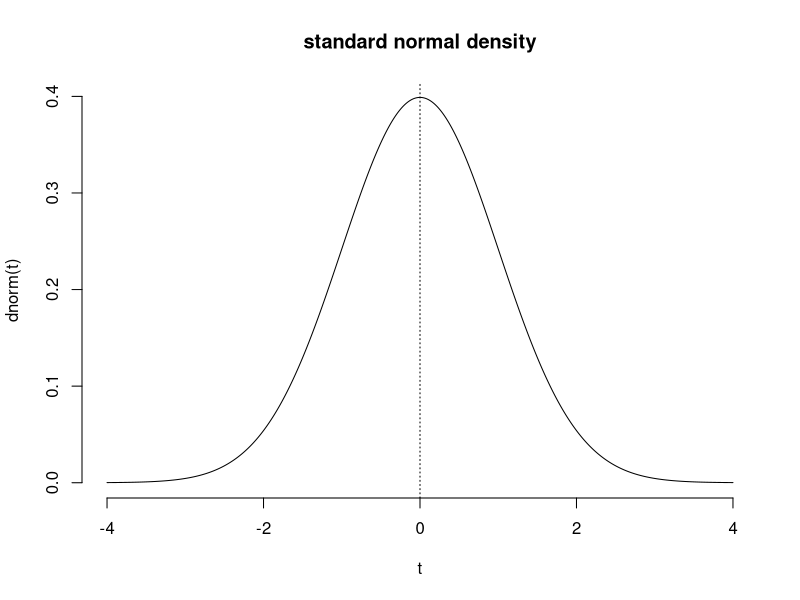
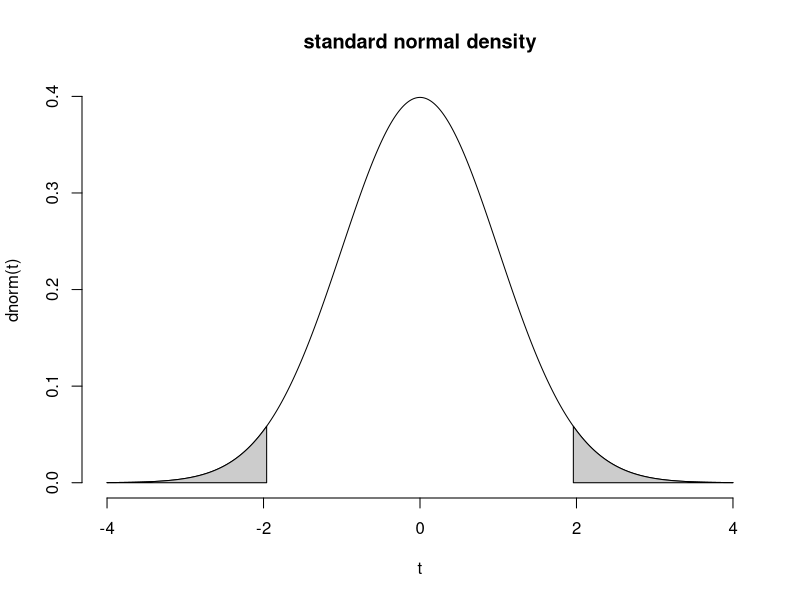
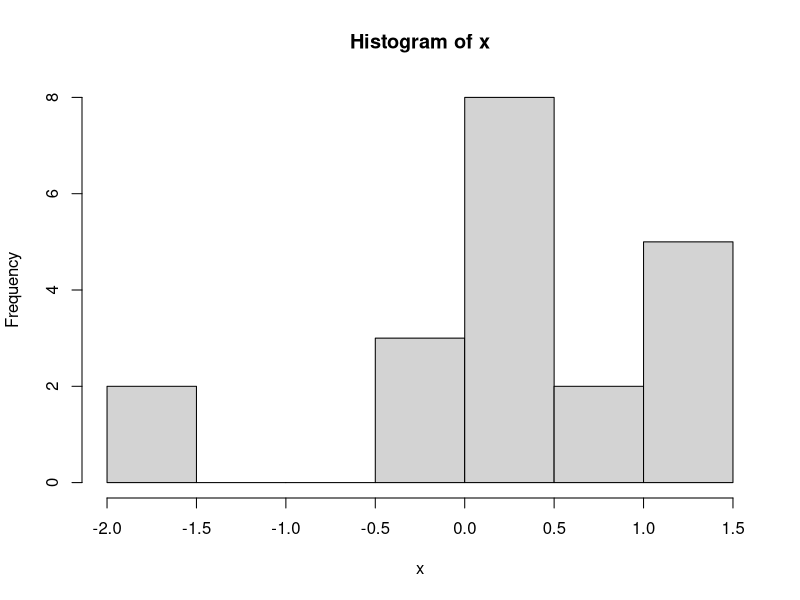
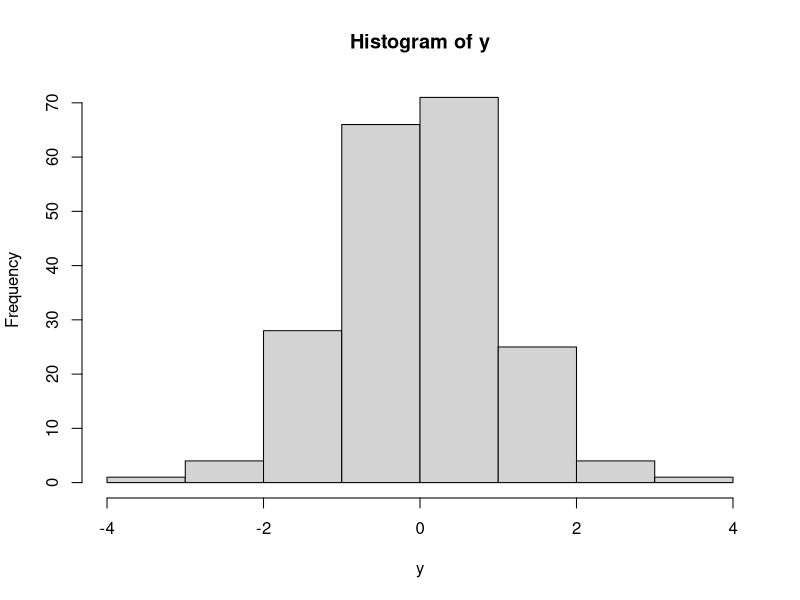
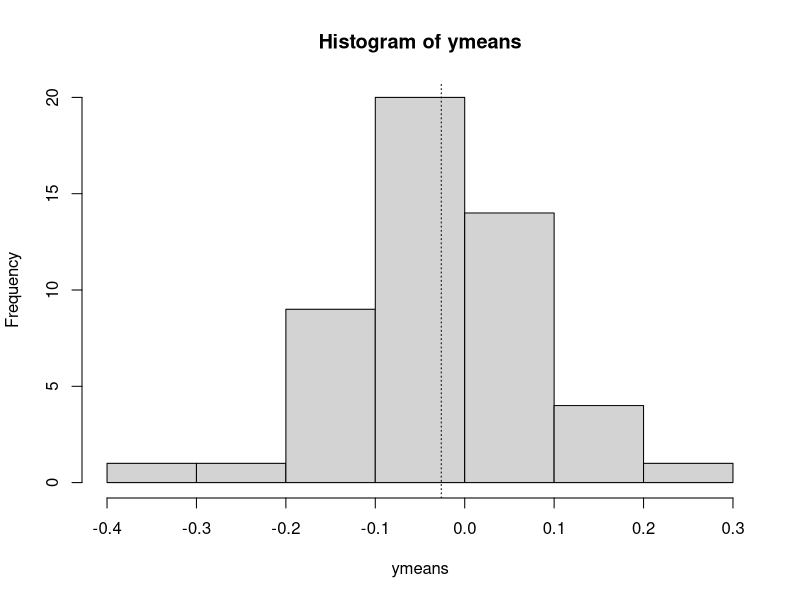

Write the R code that produced these figures, in order. (Note: this script raises an error after producing the figures.)
## ----normal-density-raw---------------------------------------------------------------------------------
# draw the standard normal distribution function, with some annotations
t = seq(-4, 4, length.out=1001)
plot( x=t, y=dnorm(t), bty='n', type='line', main="standard normal density")

abline(v=0, lty=3)


## ----normal-sample-example------------------------------------------------------------------------------
# sample 20 numbers from a standard normal distribution:
x = rnorm(20)

# observe your sample:
print( round(x, 2))



## ----annotated-density-tails----------------------------------------------------------------------------
# plot the standard normal density function with some annotations
plot( x=t, y=dnorm(t), bty='n', type='l', main="standard normal density")

# annotate the density function with the 5% probability mass tails
polygon(x=c(t[t<=qnorm(0.025)], qnorm(0.025), min(t)), y=c(dnorm(t[t<=qnorm(0.025)]), 0, 0), col=grey(0.8))

polygon(x=c(t[t>=qnorm(0.975)], max(t), qnorm(0.975)), y=c(dnorm(t[t>=qnorm(0.975)]), 0, 0), col=grey(0.8))


## ----normal-histogram-----------------------------------------------------------------------------------
# show the histogram of x
hist( x )

## ----normal-histogram-more-data-------------------------------------------------------------------------
# sample 200 numbers from a standard normal
y = rnorm( 200 )

# show the histogram of y
hist( y )

## ----sample-function------------------------------------------------------------------------------------
# take a sample of 20 numbers from x (without replacement)
y2 = sample( y, size=20, replace=FALSE )
print( round(y2, 2) )
x2 = sample( x, replace=FALSE )

# take a sample of 20 numbers from x (with replacement)
x3 = sample( x, replace=TRUE )

# calculate the means of x, x2, and x3
mean(x)
mean( x2 )
mean( x3 )

## ----mean-median----------------------------------------------------------------------------------------
# calculate the mean and median of x. They aren't exactly zero in the sample.
mean( x )
median( x )

## ----subsampe-expectation-------------------------------------------------------------------------------
# subsample x 50 times with replacement, and store the mean of each
mean(y)
mean( y2 )

ymeans = numeric( 50 )
for (i in 1:50) {
  ymeans[[ i ]] = mean( sample(y, 50, replace=TRUE ))
}

print( round(ymeans, 2))
# print the results and the mean of the means


# shoe the histogram of sample means, with an annotation at the expectation
hist( ymeans )
abline(v=mean(y), lty=3)

## ----sd-example-----------------------------------------------------------------------------------------
# calculate the standard deviation of the barnacles per unit area
sd( barnacles$per_m  )
mean( barnacles$per_m )
hist( barnacles$per_m )

# calculate the variance of the body motion for mice who got the medium dose of THC:
sqrt( var( mice_pot$percent_of_act[ mice_pot$group == 1] ) )
sd( mice_pot$percent_of_act[ mice_pot$group == 1] )

## ----normal-densities-----------------------------------------------------------------------------------
# plot several Normal distributions with different means and sds:
yy = c(0, 1.5)
plot(x=t, y=dnorm(t, mean=0, sd=1), bty='n', type='l', main="some Normal distributions", ylab='density', ylim=yy)
par( new=TRUE )
plot(x=t, y=dnorm(t, mean=-1.5, sd=0.6), bty='n', type='l', xaxt='n', yaxt='n', xlab='', ylab='', lty=2, ylim=yy, col=2)
par( new=TRUE )
plot(x=t, y=dnorm(t, mean=02, sd=1.5), bty='n', type='l', xaxt='n', yaxt='n', xlab='', ylab='', lty=3, ylim=yy, col=3)
par( new=TRUE )
plot(x=t, y=dnorm(t, mean=0.5, sd=0.3), bty='n', type='l', xaxt='n', yaxt='n', xlab='', ylab='', lty=4, ylim=yy, col=4)


## -------------------------------------------------------------------------------------------------------
# demonstrate quantiles of the standard normal distribution
dnorm(0)
round( rnorm( 10, mean=4, sd=0.5), 2 )
qnorm(0.95)
qnorm(1-0.95)
qnorm( 0.5 )

# if you want an interval that contains the random variable 95% of the time, you may divide the remaining 5% in half, so the interval is in the center:



## ----quantile-function----------------------------------------------------------------------------------
# calculate the 0.025 and 0.975 quantiles of y
# specify the vector first, then the quantiles:
qnorm(0.05/2)
qnorm( 1 - 0.05/2 )

# get both quantiles in one line:
qnorm( c(0.05/ 2, 1 - 0.05/2))

# put the quantiles on the histogram
hist( ymeans)
quantile( ymeans, 0.1 )
abline( v=quantile( ymeans, 0.1 ), lty=3 )
abline( v=quantile( ymeans, 0.9 ), lty=3 )


## -------------------------------------------------------------------------------------------------------
# Demonstrate the standard normal distribution function:


# draw the standard normal distribution function, with some annotations
t = seq(-4, 4, length.out=1001)
plot( x=t, y=pnorm(t), bty='n', type='line', main="standard normal distribution function")

# annotate the plot with lines indicating the quantiles for a 95% probability interval
lines(x=c(min(t), qnorm(0.025)), y=rep(0.025, 2), lty=2)
lines(x=c(min(t), qnorm(0.975)), y=rep(0.975, 2), lty=2)

lines(x=rep(qnorm(0.025), 2), y=c(0, 0.025), lty=3)
lines(x=rep(qnorm(0.975), 2), y=c(0, 0.975), lty=3)


## ----empirical-cdf--------------------------------------------------------------------------------------
# what proportion of the y sample is less than or equal to -2? What proportion is greater than 2?
mean( y <= -2 )
mean( y<= 2)
